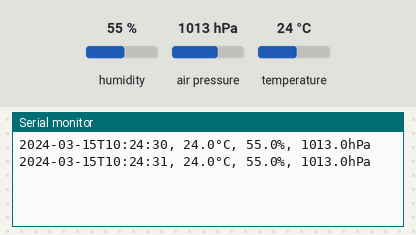
This sketch was run on a simulated Arduino Uno, built with avr-gcc and run on an emulated ATmega328P. Parts: the last lines printed to the serial monitor. The inputs (shaded band) are chosen by the test bench; at power-on: humidity 55 %, air pressure 1013 hPa, temperature 24 °C. The local clock reads 2024-03-15 10:24:30 at power-on unless the sketch sets it.

Above: at 1.3 s.
1.4 s: humidity set to 22 %
At 2.7 s:
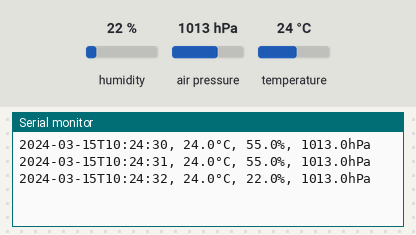
2.9 s: air pressure set to 952 hPa
At 3.8 s:
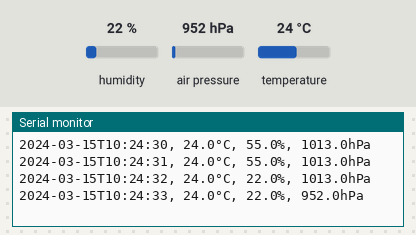
4.4 s: temperature set to 12 °C
At 5.6 s:
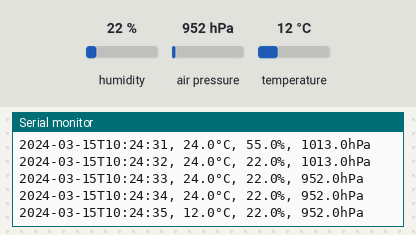
Timing chart, 0 to 7.4 s (numbered marks = the images above; inputs shaded):
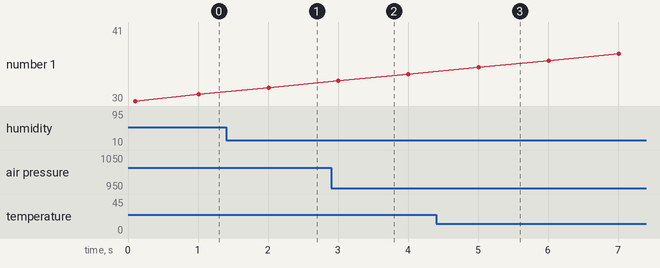

Measured:
- after the input at 1.4 s, the serial monitor: prints a new line after 0.61 s (image 1)
- after the input at 2.9 s, the serial monitor: prints a new line after 0.10 s (image 2)
- after the input at 4.4 s, the serial monitor: prints a new line after 0.61 s (image 3)

The sketch:

RTC_and_Temp_humid_BME.ino
```cpp
#include <Wire.h>
#include <Adafruit_Sensor.h>
#include <Adafruit_BME280.h>
#include "RTClib.h"

#define SEALEVELPRESSURE_HPA (1013.25)

Adafruit_BME280 bme;
RTC_DS3231 rtc;
unsigned long lastReadTime = 0;
const unsigned long readInterval = 1000; // 1 second exact

void setup() {
  Serial.begin(115200);
  Wire.begin();

  // Initialize BME280
  if (!bme.begin(0x76)) {
    Serial.println("BME280 not found!");
    while(1);
  }

  // Initialize RTC
  if (!rtc.begin()) {
    Serial.println("RTC not found!");
    while(1);
  }

  // Set precise RTC time if needed
  if (rtc.lostPower()) {
    Serial.println("Setting precise RTC time...");
    //rtc.adjust(DateTime(F(__DATE__), F(__TIME__)));
    // For even more precision, manually set with:
    rtc.adjust(DateTime(2025, 4, 28, 4, 10, 0));
  }

  // Wait for sensors to stabilize
  delay(100);
}

void loop() {
  DateTime now = rtc.now();

  // Precise 1-second interval using RTC
  if (now.unixtime() > lastReadTime) {
    lastReadTime = now.unixtime();

    // Single line output format:
    // Timestamp, Temp(C), Humidity(%), Pressure(hPa)
    Serial.print(now.timestamp(DateTime::TIMESTAMP_FULL));
    Serial.print(", ");
    Serial.print(bme.readTemperature(), 1);
    Serial.print("°C, ");
    Serial.print(bme.readHumidity(), 1);
    Serial.print("%, ");
    Serial.print(bme.readPressure() / 100.0, 1);
    Serial.println("hPa");
  }

  // Small delay to prevent bus contention
  delay(10);
}
```
